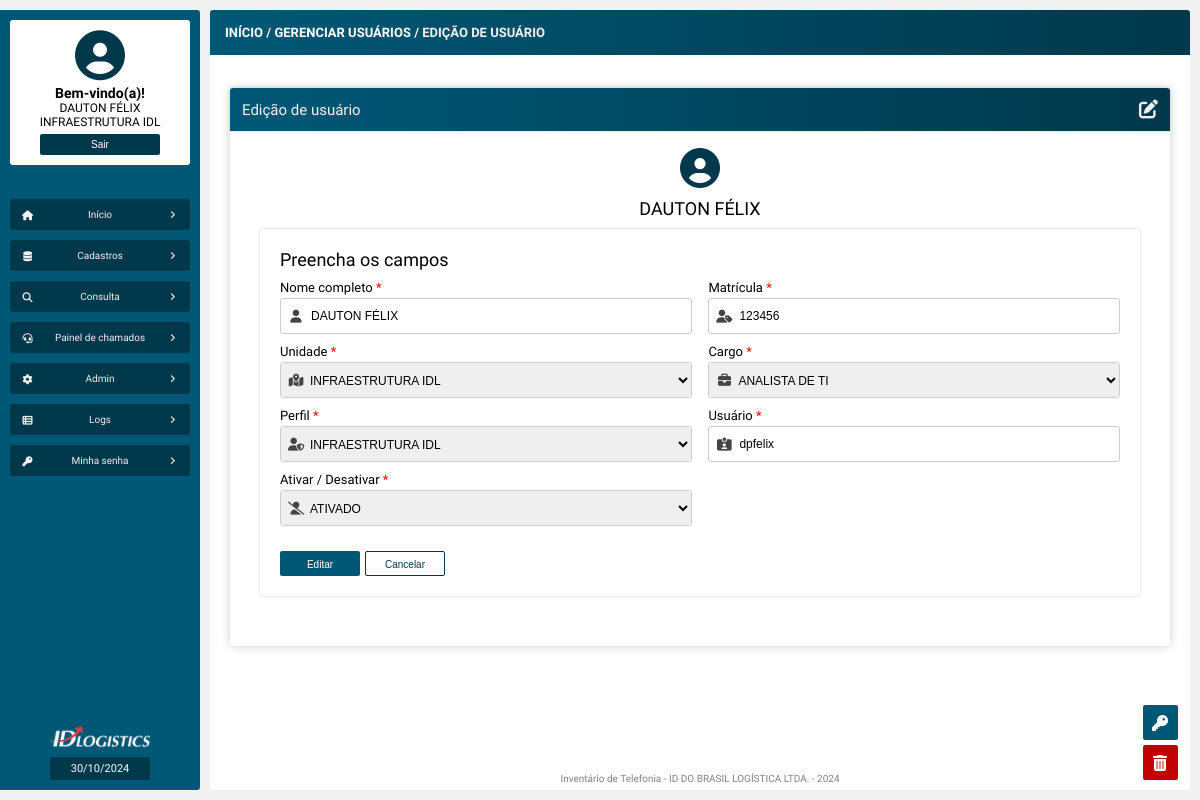
The page /editar_usuario.php?id_usuario=1 (signed in) on the database its author committed.
### tables this page shows
CREATE TABLE `tb_usuarios` (
  `id_usuario` int NOT NULL AUTO_INCREMENT,
  `nome` varchar(100) DEFAULT NULL,
  `matricula` varchar(10) DEFAULT NULL,
  `unidade` varchar(100) DEFAULT NULL,
  `cargo` varchar(100) DEFAULT NULL,
  `perfil` varchar(45) DEFAULT NULL,
  `usuario` varchar(100) DEFAULT NULL,
  `senha` varchar(256) DEFAULT NULL,
  `status` varchar(45) DEFAULT NULL,
  `senha_primeiro_acesso` varchar(45) DEFAULT NULL,
  `data_cadastro` timestamp NULL DEFAULT CURRENT_TIMESTAMP,
  `cadastrado_por` varchar(45) DEFAULT NULL,
  PRIMARY KEY (`id_usuario`)
);

### src/model/Usuario.php (called while the page is built, shortened)
<?php
class Usuario
{
    public function __construct(private PDO $pdo)
    {
        $this->pdo = $pdo;
    }
    public function buscaIdUsuario(int $id_usuario): array
    {
        $sql = "SELECT * FROM tb_usuarios WHERE id_usuario = ?";
        $stmt = $this->pdo->prepare($sql);
        $stmt->bindValue(1, $id_usuario, PDO::PARAM_INT);
        $stmt->execute();
        return $stmt->fetch(PDO::FETCH_ASSOC);
    }
}

### editar_usuario.php (the view, shortened to what this page needs)
<?php
require_once "src/config/conexao_bd.php";
$idUsuario = new Usuario($pdo);
$buscaIdUsuario = $idUsuario->buscaIdUsuario($_GET['id_usuario']);
?>
<!DOCTYPE html>
<html>
<head>
    <?php
    require_once "src/views/layout/head.php";
    ?>
</head>
<body>
    <main class="corpo">
        <?php
        require_once "src/views/layout/menu_lateral.php";
        ?>
        <section class="principal">
            <article class="conteudo">
                <header class="conteudo-cabecalho">
                    <h3><a href="inicio.php">INÍCIO</a> / <a href="gerenciar_usuarios.php">GERENCIAR USUÁRIOS</a> / EDIÇÃO DE USUÁRIO</h3>
                </header>
                <section class="conteudo-center">
                    <form method="post">
                        <header id="form-cabecalho">
                            <h1>Edição de usuário</h1>
                            <i class="fa-solid fa-pen-to-square"></i>
                        </header>
                        <i class='fa-solid fa-circle-user'></i>
                        <h2 style="text-align: center"><?= htmlentities($buscaIdUsuario['nome']) ?></h2>
                        <section class="form-secao-01" name="form-cadastro-usuario">
                            <h2>Preencha os campos</h2>
                            <label for="nome">Nome completo<span style="color: red;"> *</span>
                                <div>
                                    <i class="fa-solid fa-user"></i>
                                    <input type="text" name="nome" value="<?= $buscaIdUsuario['nome'] ?>" placeholder="Insira o nome do usuário">
                                </div>
                            </label>
                            <label for="matricula">Matrícula<span style="color: red;"> *</span>
                                <div>
                                    <i class="fa-solid fa-user-tag"></i>
                                    <input type="text" name="matricula" value="<?= $buscaIdUsuario['matricula'] ?>" placeholder="Apenas números Ex: 123456">
                                </div>
                            </label>
                            <label for="unidade">Unidade<span style="color: red;"> *</span>
                                <div>
                                    <i class="fa-solid fa-map-location-dot"></i>
                                    <select name="unidade" required>
                                        <option value="<?= $buscaIdUsuario['unidade'] ?>"><?= $buscaIdUsuario['unidade'] ?></option>
                                    </select>
                                </div>
                            </label>
                            <label for="cargo">Cargo<span style="color: red;"> *</span>
                                <div>
                                    <i class="fa-solid fa-briefcase"></i>
                                    <select name="cargo" required>
                                        <option value="<?= $buscaIdUsuario['cargo'] ?>"><?= $buscaIdUsuario['cargo'] ?></option>
                                    </select>
                                </div>
                            </label>
                            <label for="perfil">Perfil<span style="color: red;"> *</span>
                                <div>
                                    <i class="fa-solid fa-user-shield"></i>
                                    <select name="perfil" required>
                                        <option value="<?= $buscaIdUsuario['perfil'] ?>"><?= $buscaIdUsuario['perfil'] ?></option>
                                    </select>
                                </div>
                            </label>
                            <label for="usuario">Usuário<span style="color: red;"> *</span>
                                <div>
                                    <i class="fa-solid fa-id-card-clip"></i>
                                    <input type="text" name="usuario" value="<?= $buscaIdUsuario['usuario'] ?>" placeholder="Crie o usuário" required>
                                </div>
                            </label>
                            <label for="status">Ativar / Desativar<span style="color: red;"> *</span>
                                <div>
                                    <i class="fa-solid fa-user-slash"></i>
                                    <select name="status" required>
                                        <option value="<?= $buscaIdUsuario['status'] ?>"><?= $buscaIdUsuario['status'] ?></option>
                                    </select>
                                </div>
                            </label>
                            <div>
                                <button type="submit" name="btn-requisitar">Editar</button>
                                <a href="gerenciar_usuarios.php"><button type="button" id="btn-cancelar">Cancelar</button></a>
                            </div>
                        </section>
                    </form>
                </section>
                <?php
                    require_once "src/views/layout/rodape.php";
                ?>
            </article>
        </section>
    </main>
    <div class="btns-atalhos">
        <a href="reset_senha_usuario.php?id_usuario=<?= $buscaIdUsuario['id_usuario'] ?>"><button type="button" id="btn-atalho" title="Resetar a senha desse usuário"><i class="fa-solid fa-key"></i></button></a>
        <button type="button" id="btn-atalho" title="Excluir"><i class="fa-solid fa-trash-can"></i></button>
    </div>
</body>
</html>

### css/style.css (style rules this page uses)
:root { --primary-color: #0088ff; --secundary-color: #005876; --terciary-color: #00384b; --white-color: #f1f1f1; --primary-shadow: 0 0 .5em #808080 }
* { padding: 0; margin: 0; box-sizing: border-box; }
a { text-decoration: none; }
body { font-family: 'Playpen Sans', cursive; font-family: 'Ubuntu', sans-serif; background: var(--white-color); }
.corpo { width: 100%; height: 100%; padding: 10px 10px 10px 0; position: absolute; display: flex; }
.principal { width: 100%; height: 100%; display: flex; flex-direction: column; }
.conteudo { width: 100%; height: 100%; position: relative; display: flex; flex-direction: column; align-items: center; overflow: hidden; background: #ffffff; border-radius: 3px; }
.conteudo-cabecalho { width: 100%; margin-bottom: 10px; padding: 15px; display: flex; justify-content: space-between; align-items: center; background: linear-gradient(to right, var(--secundary-color), var(--terciary-color)); color: var(--white-color); }
.conteudo-cabecalho h3 { font-size: 13px; font-weight: bold; }
.conteudo-center { width: 100%; height: 100%; padding: 10px 20px 20px 20px; display: flex; align-content: baseline; align-items: center; flex-direction: column; overflow: scroll; }
.conteudo-center h1 { width: 100%; font-size: 16px; font-weight: 100; }

### css/form.css (style rules this page uses)
form section { width: 100%; margin-bottom: 20px; padding: 20px; display: flex; flex-wrap: wrap; gap: 2%; display: none; box-shadow: 0 0 .3em #cdcdcd; border-radius: 3px; }
form section[name='form-cadastro-usuario'] { display: flex !important; }
form { width: 100%; height: fit-content; margin: 13px auto; padding: 60px 30px 30px 30px; position: relative; display: flex; flex-direction: column; border-radius: 3px; box-shadow: 0 0 1em #cdcdcd; background:#fff; font-size: 10px; }
#form-cabecalho { width: 100%; height: fit-content; padding: 12px; display: flex; align-items: center; justify-content: space-between; gap: 5px; position: absolute; top: 0; left: 0; box-shadow: 0 0 .3em #cdcdcd; border-radius: 3px 3px 0 0; background: linear-gradient(to right, var(--secundary-color), var(--terciary-color)); color: #fff; }
#form-cabecalho h1 { margin: 0; font-size: 15px; color: var(--white-color); text-align: left; }
#form-cabecalho i { margin: 0 0 0 10px; color: var(--white-color); font-size: 19px; }
form .fa-circle-user { margin: 0 auto; margin-bottom: 10px; font-size: 40px; color: var(--terciary-color); }
form h2 { width: 100%; font-size: 18px; margin: 0 0 10px 0; font-weight: 100; }
form label { width: 49%; margin: 0 0 10px 0; font-size: 13px; }
form label div { position: relative; display: flex; align-items: center; margin: 3px 0 0 0; border: 1px solid #cdcdcd ; border-radius: 3px; }
form label div i { width: 30px; min-width: 30px; margin: 0; position: absolute; left: 0; font-size: 13px; text-align: center; color: #454545; border-radius: 3px 0 0 3px; }
form input, form select { width: 100%; padding: 10px 10px 10px 30px; font-size: 12px; border: none; border-radius: 3px; }
form select { padding: 10px 8px 8px 25px; }
form select option { font-size: 12px; color: #303030; }
form div { width: 100%; margin: 15px 0 0 0; display: flex; gap: 10px 5px; }

### css/botoes.css (style rules this page uses)
button { width: fit-content; min-width: 80px; padding: 5px 15px; border-radius: 2px; border: none; background: var(--secundary-color); color: #fff; font-size: 10px; cursor: pointer; }
#btn-cancelar { background: #fff; border: 1px solid var(--terciary-color); color: var(--terciary-color); }
.btns-atalhos { width: 70px; position: fixed; bottom: 20px; right: 5px; display: flex; align-items: center; justify-content: center; flex-direction: column; gap: 5px; z-index: 2; }
#btn-atalho { width: 35px; min-width: 0; height: 35px; padding: 5px; }
#btn-atalho i { font-size: 16px; }
#btn-atalho[title='Excluir'] { background: #c10000; }
form button { padding: 7px 15px 5px 15px; }

### rows shown on the page
tb_usuarios: nome "DAUTON FÉLIX", matricula "123456", unidade "INFRAESTRUTURA IDL", cargo "ANALISTA DE TI", perfil "INFRAESTRUTURA IDL", usuario "dpfelix", status "ATIVADO"

### other values the page prints
$_SESSION['nome'] "DAUTON FÉLIX"
$_SESSION['unidade'] "INFRAESTRUTURA IDL"
exibeDataAtual() "30/10/2024"
